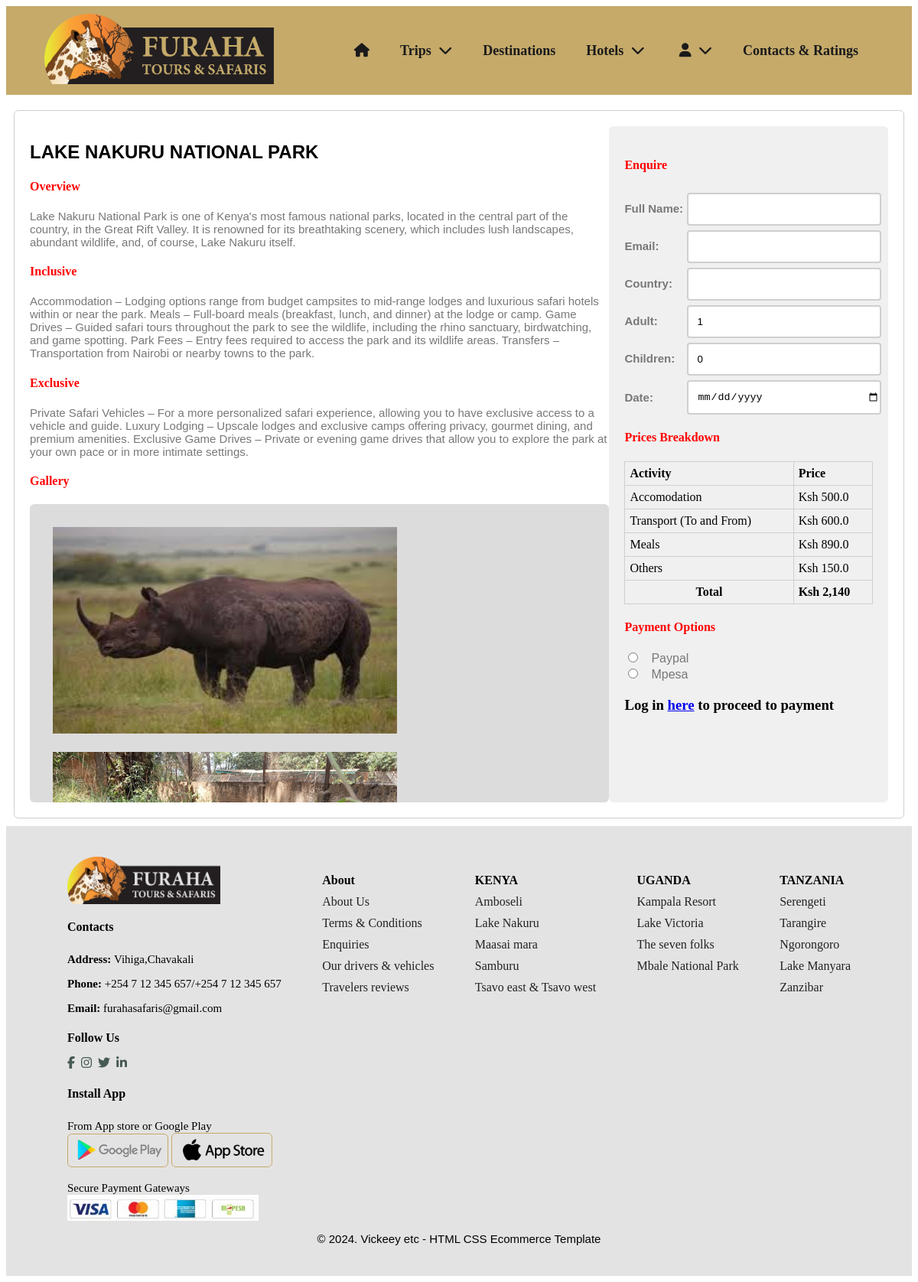
Before: /trip/2/ with the older database file.
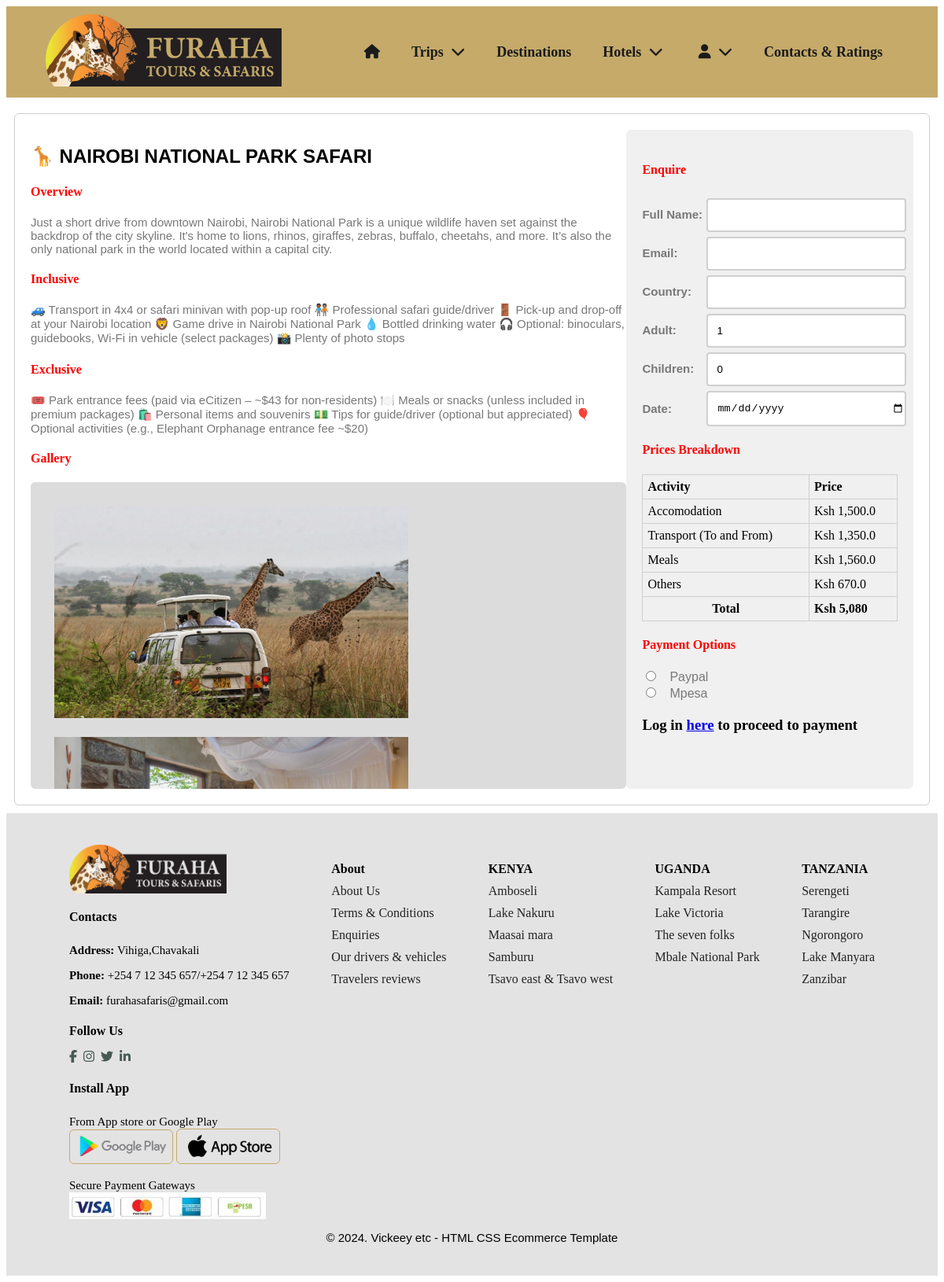
After: the same page with the newer database file.
### tourapp/models.py (models this page shows, shortened)
class Trip(models.Model):
    title = models.CharField(max_length=100)
    overview = models.CharField(max_length=500)
    inclusive = models.CharField(max_length=500)
    exclusive = models.CharField(max_length=500)
    image1 = models.ImageField(upload_to='images/',default='images/giraffe.jpg')
    image2 = models.ImageField(upload_to='images/',default='images/giraffe.jpg')
    image3 = models.ImageField(upload_to='images/',default='images/giraffe.jpg')
    image4 = models.ImageField(upload_to='images/',default='images/giraffe.jpg')
    accomodation = models.FloatField(default=0)
    transport = models.FloatField(default=0)
    meals = models.FloatField(default=0)
    others = models.FloatField(default=0)
    def get_absolute_url(self):
        return reverse('trip', kwargs={'pk':self.pk})
    def get_trip_total_amount(self):
        return round(self.accomodation + self.transport + self.meals + self.others)

### tourapp/views.py (the view, shortened to what this page needs)
# urls.py: path('trip/<pk>/',TripView.as_view(),name='trip'),
class TripView(DetailView):
    model = Trip
    template_name = 'trips.html'
    def get_context_data(self,*args,**kwargs):
        context = super().get_context_data(**kwargs)
        context['form'] = TripBookingForm()
        context['hotels'] = Hotel.objects.all()
        context['trips'] = Trip.objects.all()
        context['destinations'] = Destination.objects.all()
        context['destinations_count'] = Destination.objects.all().count()
        return context

### tourapp/forms.py
class TripBookingForm(forms.Form):
    full_name = forms.CharField(required=False)
    email = forms.EmailField(required=False)
    country = forms.CharField(required=False)
    adult = forms.IntegerField(required=False)
    children = forms.IntegerField(required=False)
    date = forms.DateField(required=False)
    payment_options = forms.ChoiceField(widget=forms.RadioSelect,choices=PAYMENT_OPTIONS)

### tourapp/models.py (called while the page is built)
    def get_absolute_url(self):
        return reverse('hoteldetails', kwargs={'pk':self.pk})

### templates/trips.html (shortened to what this page needs)
{% extends 'base.html' %}
{% load static %}
{% block content %}
<body>
    <section id="header">
        <a href="{% url 'home' %}"><img class="logo" src="{% static 'images/logo.png' %}"></a>
        <div>
            <ul id="navbar">
                <li><a href="{% url 'home' %}"><i class="fa fa-home"></i></a></li>
                <li id="dropdown"><a href="">Trips
                    <i class="fa fa-chevron-down"></i>
                    </a>
                </li>
                <li id="dropdown"><a href="{% url 'destinations' %}">Destinations</a> </li>
                <li id="dropdown"><a href="{% url 'hotel' %}">Hotels
                    <i class="fa fa-chevron-down"></i>
                    </a>
                </li>
                {% if user.is_authenticated %}
                <li id="dropdown"><a href=""><i class="fa fa-user"></i>
                    <span>Hi, {{user.get_full_name}}</span>
                    <i class="fa fa-chevron-down"></i>
                        <div class="dropdown-menu">
                            <a href="{% url 'logout' %}">Logout</a>
                        </div></a>
                    </a>
                </li>
                {% else %}
                <li id="dropdown"><a href=""><i class="fa fa-user"></i>
                    <i class="fa fa-chevron-down"></i>
                        </a>
                </li>
                {% endif %}
                <li><a href="{% url 'contact' %}">Contacts & Ratings</a></li>
            </ul>
        </div>
    </section>
    <section id="detail">
        <div class="detail-content">
            <h2>{{object.title}}</h2>
            <h4>Overview</h4>
            <p>{{object.overview}}</p>
            <div class="incl-excl">
                <div>
                    <h4>Inclusive</h4>
                    <p>{{object.inclusive}}</p>
                </div>
                <div>
                    <h4>Exclusive</h4>
                    <p>{{object.exclusive}}</p>
                </div>
            </div>
            <div class="gallery">
                <h4>Gallery</h4>
                <div>
                    <img src="{{object.image1.url}}">
                    <img src="{{object.image2.url}}">
                </div>
            </div>
        </div>
        <div class="booking">
            <form action="" method="POST">
                <h4>Enquire</h4>
                <div class="row">
                    <div class="col-25"><label>Full Name:</label></div>
                    <div class="col-75"><input type="text" name="full_name"></div>
                </div>
                <div class="row">
                    <div class="col-25"><label>Email:</label></div>
                    <div class="col-75"><input type="email" name="email"></div>
                </div>
                <div class="row">
                    <div class="col-25"><label>Country:</label></div>
                    <div class="col-75"><input type="text" name="country"></div>
                </div>
                <div class="row">
                    <div class="col-25"><label>Adult:</label></div>
                    <div class="col-75"><input type="number" value="1" name="adult"></div>
                </div>
                <div class="row">
                    <div class="col-25"><label>Children:</label></div>
                    <div class="col-75"><input type="number" value="0" name="children"></div>
                </div>
                <div class="row">
                    <div class="col-25"><label>Date:</label></div>
                    <div class="col-75"><input type="date" name="date"></div>
                </div>
                <div class="prices">
                    <h4>Prices Breakdown</h4>
                    <table>
                        <tr>
                            <th>Activity</th>
                            <th>Price</th>
                        </tr>
                        <tr>
                            <td>Accomodation</td>
                            <td>Ksh {{object.accomodation}}</td>
                        </tr>
                        <tr>
                            <td>Transport (To and From)</td>
                            <td>Ksh {{object.transport}}</td>
                        </tr>
                        <tr>
                            <td>Meals</td>
                            <td>Ksh {{object.meals}}</td>
                        </tr>
                        <tr>
                            <td>Others</td>
                            <td>Ksh {{object.others}}</td>
                        </tr>
                        <tr>
                            <td style="text-align: center;"><Strong>Total</Strong></td>
                            <td><strong>Ksh {{object.get_trip_total_amount}}</strong></td>
                        </tr>
                    </table>
                </div>
                <div class="payment-options">
                    <h4>Payment Options</h4>
                    {% for value,name in form.fields.payment_options.choices %}
                    <div>
                        <input type="radio" value="{{value}}" name="payment_options">
                        <label for="">{{name}}</label>
                    </div>
                    {% endfor %}
                </div>
                {% if user.is_authenticated %}
                <button class="normal" type="submit">Proceed to Payment</button>
                {% else %}
                <h3>Log in <a href="{% url 'login' %}">here</a> to proceed to payment</h3>
                {% endif %}
            </form>
        </div>
    </section>
    <footer class="section-p1">
        <div class="col">
            <img class="logo" src="{% static 'images/logo.png' %}">
            <h4>Contacts</h4>
            <p><strong>Address: </strong>Vihiga,Chavakali</p>
            <p><strong>Phone: </strong>+254 7 12 345 657/+254 7 12 345 657</p>
            <p><strong>Email: </strong>furahasafaris@gmail.com</p>
            <div class="follow">
                <h4>Follow Us</h4>
                <div class="icon">
                    <i class="fa fa-facebook"></i>
                    <i class="fa fa-instagram"></i>
                    <i class="fa fa-twitter"></i>
                    <i class="fa fa-linkedin"></i>
                </div>
            </div>
        </div>
        <div class="col">
            <h4>About</h4>
            <a href="#">About Us</a>
            <a href="#">Terms & Conditions</a>
            <a href="#">Enquiries</a>
            <a href="#">Our drivers & vehicles</a>
            <a href="#">Travelers reviews</a>
        </div>
        <div class="col">
            <h4>KENYA</h4>
            <a href="#">Amboseli </a>
            <a href="#">Lake Nakuru</a>
            <a href="#">Maasai mara</a>
            <a href="#">Samburu</a>
            <a href="#">Tsavo east & Tsavo west</a>
        </div>
        <div class="col">
            <h4>UGANDA</h4>
            <a href="#">Kampala Resort </a>
            <a href="#">Lake Victoria</a>
            <a href="#">The seven folks</a>
            <a href="#">Mbale National Park</a>
        </div>
        <div class="col">
            <h4>TANZANIA</h4>
            <a href="#">Serengeti </a>
            <a href="#">Tarangire</a>
            <a href="#">Ngorongoro</a>
            <a href="#">Lake Manyara</a>
            <a href="#">Zanzibar</a>
        </div>
        <div class="col install">
            <h4>Install App</h4>
            <p>From App store or Google Play</p>
            <div class="row">
                <img src="{% static 'images/googleplay.png' %}">
                <img src="{% static 'images/gooleapp.png' %}">
            </div>
            <p>Secure Payment Gateways</p>
            <img class="payment" src="{% static 'images/gateway.JPG' %}">
        </div>
        <div class="copyright">
            <p>© 2024. Vickeey etc - HTML CSS Ecommerce Template</p>
        </div>
    </footer>
</body>
{% endblock content %}

### templates/base.html (shortened to what this page needs)
{% load static %}
<!DOCTYPE html>
<html lang="en">
<head>
    <link rel="stylesheet" href="{% static 'css/tourss.css' %}">
    <link rel="stylesheet" href="https://cdnjs.cloudflare.com/ajax/libs/font-awesome/4.7.0/css/font-awesome.min.css">
</head>
<body>
    {% block content %}
    {% endblock content %}
</body>
</html>

### static/css/tourss.css (style rules this page uses)
.section-p1 { padding: 40px 80px; }
#header { display: flex; justify-content: space-between; padding: 10px 50px; align-items: center; background: #c5aa6a; z-index: 999; position: sticky; top: 0; left: 0; }
#header .logo { width: 300px; }
#navbar { display: flex; }
#navbar li { list-style-type: none; padding: 0 20px; position: relative; font-family: cursive; font-weight: 600; font-size: 18px; }
#navbar li a { text-decoration: none; color: #1a1a1a; }
#dropdown i { margin-left: 5px; }
#dropdown .dropdown-menu a { display: block; word-break: break-all; padding: 0px 5px 5px 10px; font-family: Helvetica; color: #465b52; font-weight: normal; font-size: 16px; text-transform: capitalize; padding-bottom: 10px; }
footer { display: flex; justify-content: space-between; flex-wrap: wrap; background: #e4e3e3; }
footer .logo { width: 200px; }
footer .col { display: flex; flex-direction: column; }
footer h4 { font-size: 16px; margin-bottom: 10px; }
footer p { font-size: 15px; margin-bottom: 0; }
footer a { text-decoration: none; color: #222; margin-bottom: 10px; }
footer .follow i { color: #465b52; padding-right: 4px; margin-top: 5px; }
footer .row img { width: 120px; border: 1px solid #c5aa6a; border-radius: 6px; padding: 5px; }
footer .payment { width: 250px; }
footer .copyright { width: 100%; text-align: center; font-family: sans-serif; padding-top: 0; }
#detail { display: flex; border: 1px solid #cfcfcf; margin: 10px; padding: 20px; border-radius: 6px; }
#detail h2 { font-family: Arial, Helvetica, sans-serif; text-transform: uppercase; }
#detail .detail-content { width: 70%; }
#detail .detail-content .gallery div { height : 350px; padding: 20px; overflow-y : scroll; background: #dddcdc; border-radius: 6px; }
#detail .detail-content .gallery img { width: 450px; height: 270px; margin: 10px; }
.booking { width: 30%; background: #F0F0F0; padding: 20px; border-radius: 6px; }
#detail h4 { font-family: cursive; color: red; }
#detail p { font-family: sans-serif; font-size: 15px; color: #787878; }
.booking .row { display: flex; }
.booking .row .col-25 { width: 25%; margin-top: 6px; align-content: center; font-family: monospace; font-weight: 600; font-size: 15px; }
.booking .row .col-75 { width: 75%; margin-top: 6px; }
.booking .row input { padding: 12px 0 12px 12px; width: 98%; border-radius: 4px; border: 2px solid #cfcfcf; outline: none; }
.booking .prices table { width: 100%; border: 1px solid #cfcfcf; border-collapse: collapse; }
.booking .prices table th,td { text-align: left; padding: 6px; border: 1px solid #cfcfcf; border-collapse: collapse; }
.booking .payment-options label { font-family: sans-serif; padding: 10px; }
#payment .content p,label { font-family: sans-serif; color: #787878; line-height: 20px; }
#summary-table td,th { border: none; padding: 12px; }

Changed rows visible on the page:
changed Trip: title "LAKE NAKURU NATIONAL PARK" → "🦒 NAIROBI NATIONAL PARK SAFARI"; overview "Lake Nakuru National Park is one of Kenya's most famous national parks, located in the central part of the country, in the Great Rift Valley. It is renowned for its breathtaking scenery, which includes lush landscapes, abundant wildlife, and, of course, Lake Nakuru itself." → "Just a short drive from downtown Nairobi, Nairobi National Park is a unique wildlife haven set against the backdrop of the city skyline. It's home to lions, rhinos, giraffes, zebras, buffalo, cheetahs, and more. It’s also the only national park in the world located within a capital city."; inclusive "Accommodation – Lodging options range from budget campsites to mid-range lodges and luxurious safari hotels within or near the park. Meals – Full-board meals (breakfast, lunch, and dinner) at the lodge or camp. Game Drives – Guided safari tours throughout the park to see the wildlife, including the rhino sanctuary, birdwatching, and game spotting. Park Fees – Entry fees required to access the park and its wildlife areas. Transfers – Transportation from Nairobi or nearby towns to the park." → "🚙 Transport in 4x4 or safari minivan with pop-up roof 🧑🏾‍🤝‍🧑🏽 Professional safari guide/driver 🚪 Pick-up and drop-off at your Nairobi location 🦁 Game drive in Nairobi National Park 💧 Bottled drinking water 🎧 Optional: binoculars, guidebooks, Wi-Fi in vehicle (select packages) 📸 Plenty of photo stops"; exclusive "Private Safari Vehicles – For a more personalized safari experience, allowing you to have exclusive access to a vehicle and guide. Luxury Lodging – Upscale lodges and exclusive camps offering privacy, gourmet dining, and premium amenities. Exclusive Game Drives – Private or evening game drives that allow you to explore the park at your own pace or in more intimate settings." → "🎟️ Park entrance fees (paid via eCitizen – ~$43 for non-residents) 🍽️ Meals or snacks (unless included in premium packages) 🛍️ Personal items and souvenirs 💵 Tips for guide/driver (optional but appreciated) 🎈 Optional activities (e.g., Elephant Orphanage entrance fee ~$20)"; image1: a different picture; image2: a different picture; accomodation "500.0" → "1,500.0"; transport "600.0" → "1,350.0"; meals "890.0" → "1,560.0"; others "150.0" → "670.0"; get_trip_total_amount "2,140" → "5,080"
